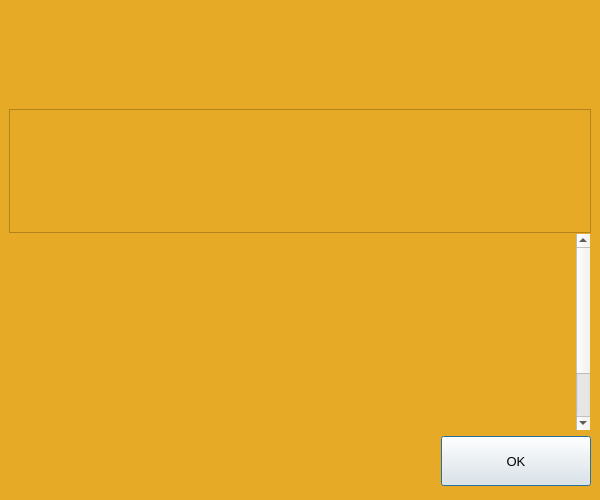
<?xml version="1.0" encoding="UTF-8"?>
<ui version="4.0">
 <class>HelpMessageDialog</class>
 <widget class="QDialog" name="HelpMessageDialog">
  <property name="geometry">
   <rect>
    <x>0</x>
    <y>0</y>
    <width>600</width>
    <height>500</height>
   </rect>
  </property>
  <property name="minimumSize">
   <size>
    <width>600</width>
    <height>500</height>
   </size>
  </property>
  <property name="font">
   <font>
    <pointsize>10</pointsize>
   </font>
  </property>
  <property name="windowTitle">
   <string notr="true">EazyPayZa - Command-line options</string>
  </property>
  <property name="styleSheet">
   <string notr="true">#HelpMessageDialog {
	background-color:transparent;
}</string>
  </property>
  <layout class="QVBoxLayout" name="verticalLayout_3">
   <property name="spacing">
    <number>0</number>
   </property>
   <property name="leftMargin">
    <number>0</number>
   </property>
   <property name="topMargin">
    <number>0</number>
   </property>
   <property name="rightMargin">
    <number>0</number>
   </property>
   <property name="bottomMargin">
    <number>0</number>
   </property>
   <item>
    <widget class="QWidget" name="helpContainer" native="true">
     <property name="sizePolicy">
      <sizepolicy hsizetype="Preferred" vsizetype="Preferred">
       <horstretch>0</horstretch>
       <verstretch>100</verstretch>
      </sizepolicy>
     </property>
     <property name="minimumSize">
      <size>
       <width>0</width>
       <height>200</height>
      </size>
     </property>
     <property name="styleSheet">
      <string notr="true">#helpContainer{
	background-color:#e7aa26;
	padding:9px;
}</string>
     </property>
     <layout class="QVBoxLayout" name="verticalLayout_4">
      <property name="spacing">
       <number>0</number>
      </property>
      <property name="leftMargin">
       <number>9</number>
      </property>
      <property name="topMargin">
       <number>9</number>
      </property>
      <property name="rightMargin">
       <number>9</number>
      </property>
      <property name="bottomMargin">
       <number>9</number>
      </property>
      <item>
       <widget class="QLabel" name="graphic">
        <property name="sizePolicy">
         <sizepolicy hsizetype="Preferred" vsizetype="Ignored">
          <horstretch>0</horstretch>
          <verstretch>0</verstretch>
         </sizepolicy>
        </property>
        <property name="minimumSize">
         <size>
          <width>0</width>
          <height>100</height>
         </size>
        </property>
        <property name="pixmap">
         <pixmap>:/images/about</pixmap>
        </property>
       </widget>
      </item>
      <item>
       <layout class="QVBoxLayout" name="verticalLayout">
        <property name="topMargin">
         <number>100</number>
        </property>
        <item>
         <widget class="QTextEdit" name="helpMessage">
          <property name="minimumSize">
           <size>
            <width>0</width>
            <height>0</height>
           </size>
          </property>
          <property name="styleSheet">
           <string notr="true">#helpMessage {
background-color: #e7aa26;
	color:#f2f2f2;
}</string>
          </property>
          <property name="readOnly">
           <bool>true</bool>
          </property>
         </widget>
        </item>
        <item>
         <widget class="QScrollArea" name="scrollArea">
          <property name="styleSheet">
           <string notr="true">#scrollArea {
background-color: transparent;
}</string>
          </property>
          <property name="verticalScrollBarPolicy">
           <enum>Qt::ScrollBarAlwaysOn</enum>
          </property>
          <property name="widgetResizable">
           <bool>true</bool>
          </property>
          <widget class="QWidget" name="scrollAreaWidgetContents">
           <property name="geometry">
            <rect>
             <x>0</x>
             <y>0</y>
             <width>564</width>
             <height>263</height>
            </rect>
           </property>
           <property name="styleSheet">
            <string notr="true">#scrollAreaWidgetContents {
background-color: transparent;
}</string>
           </property>
           <layout class="QVBoxLayout" name="verticalLayout_2">
            <item>
             <widget class="QLabel" name="aboutMessage">
              <property name="minimumSize">
               <size>
                <width>0</width>
                <height>245</height>
               </size>
              </property>
              <property name="cursor">
               <cursorShape>IBeamCursor</cursorShape>
              </property>
              <property name="styleSheet">
               <string notr="true">#aboutMessage {
background-color:#e7aa26;
	color:#ffffff;
}</string>
              </property>
              <property name="textFormat">
               <enum>Qt::PlainText</enum>
              </property>
              <property name="alignment">
               <set>Qt::AlignLeading|Qt::AlignLeft|Qt::AlignTop</set>
              </property>
              <property name="openExternalLinks">
               <bool>true</bool>
              </property>
              <property name="textInteractionFlags">
               <set>Qt::LinksAccessibleByMouse|Qt::TextSelectableByKeyboard|Qt::TextSelectableByMouse</set>
              </property>
             </widget>
            </item>
           </layout>
          </widget>
         </widget>
        </item>
        <item alignment="Qt::AlignVCenter">
         <widget class="QWidget" name="widget" native="true">
          <property name="sizePolicy">
           <sizepolicy hsizetype="Preferred" vsizetype="Preferred">
            <horstretch>0</horstretch>
            <verstretch>50</verstretch>
           </sizepolicy>
          </property>
          <property name="minimumSize">
           <size>
            <width>0</width>
            <height>60</height>
           </size>
          </property>
          <layout class="QHBoxLayout" name="horizontalLayout_2">
           <property name="leftMargin">
            <number>0</number>
           </property>
           <property name="topMargin">
            <number>0</number>
           </property>
           <property name="rightMargin">
            <number>0</number>
           </property>
           <property name="bottomMargin">
            <number>0</number>
           </property>
           <item>
            <spacer name="horizontalSpacer">
             <property name="orientation">
              <enum>Qt::Horizontal</enum>
             </property>
             <property name="sizeHint" stdset="0">
              <size>
               <width>421</width>
               <height>20</height>
              </size>
             </property>
            </spacer>
           </item>
           <item alignment="Qt::AlignVCenter">
            <widget class="QPushButton" name="pushButtonOk">
             <property name="minimumSize">
              <size>
               <width>150</width>
               <height>50</height>
              </size>
             </property>
             <property name="text">
              <string>OK</string>
             </property>
            </widget>
           </item>
          </layout>
         </widget>
        </item>
       </layout>
      </item>
     </layout>
    </widget>
   </item>
  </layout>
 </widget>
 <resources/>
 <connections/>
</ui>
